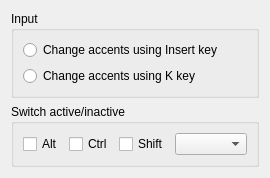
<?xml version="1.0" encoding="UTF-8"?>
<ui version="4.0">
 <class>SettingsWidget</class>
 <widget class="QWidget" name="SettingsWidget">
  <property name="geometry">
   <rect>
    <x>0</x>
    <y>0</y>
    <width>0</width>
    <height>0</height>
   </rect>
  </property>
  <property name="windowTitle">
   <string>Klavier Settings</string>
  </property>
  <layout class="QVBoxLayout" name="verticalLayout">
   <item>
    <widget class="QGroupBox" name="inputGroup">
     <property name="title">
      <string>Input</string>
     </property>
     <layout class="QVBoxLayout" name="verticalLayout_2">
      <item>
       <widget class="QRadioButton" name="inputIns">
        <property name="text">
         <string>Change accents using Insert key</string>
        </property>
       </widget>
      </item>
      <item>
       <widget class="QRadioButton" name="inputK">
        <property name="text">
         <string>Change accents using K key</string>
        </property>
       </widget>
      </item>
     </layout>
    </widget>
   </item>
   <item>
    <widget class="QGroupBox" name="hotkeyGroup">
     <property name="title">
      <string>Switch active/inactive</string>
     </property>
     <layout class="QHBoxLayout" name="horizontalLayout">
       <item>
         <widget class="QCheckBox" name="altCheckbox">
           <property name="text">
             <string>Alt</string>
           </property>
         </widget>
       </item>
      <item>
       <widget class="QCheckBox" name="ctrlCheckbox">
        <property name="text">
         <string>Ctrl</string>
        </property>
       </widget>
      </item>
      <item>
       <widget class="QCheckBox" name="shiftCheckbox">
        <property name="text">
         <string>Shift</string>
        </property>
       </widget>
      </item>
      <item>
       <widget class="QComboBox" name="secondaryKeyComboBox"/>
      </item>
     </layout>
    </widget>
   </item>
  </layout>
 </widget>
 <resources/>
 <connections/>
</ui>
